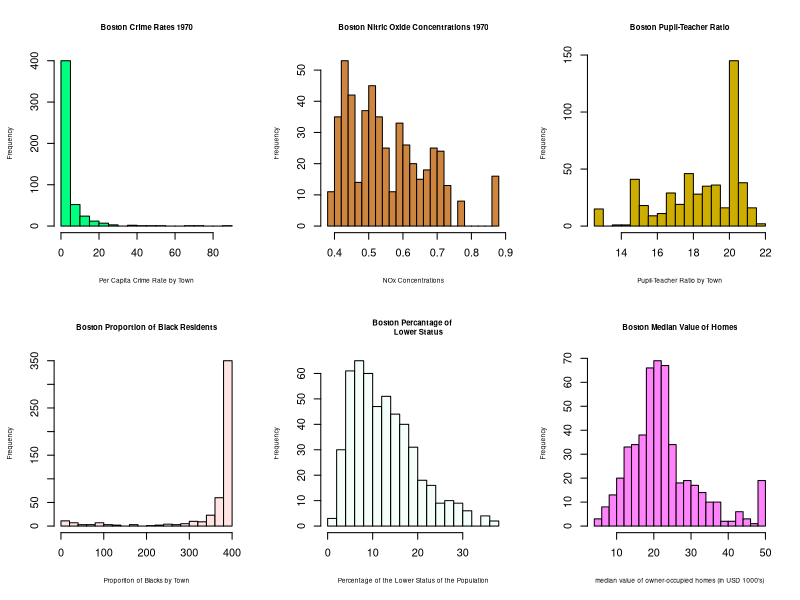
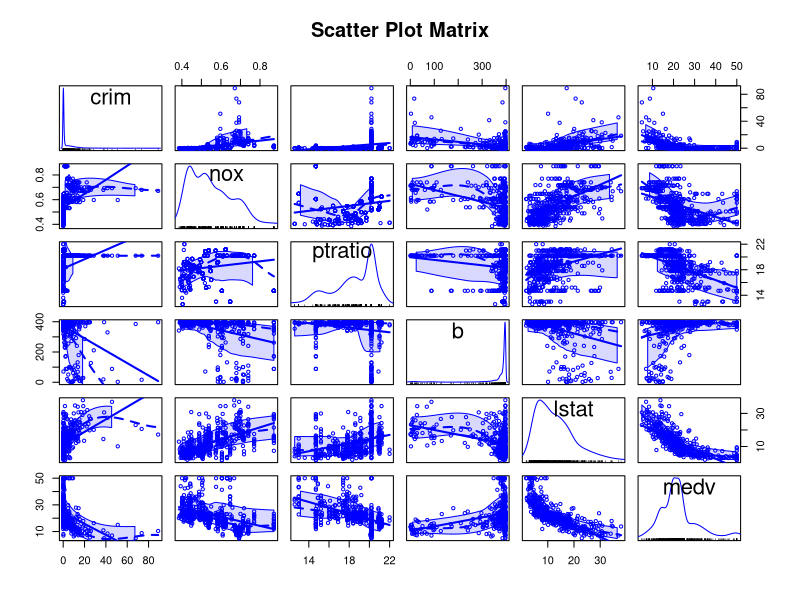
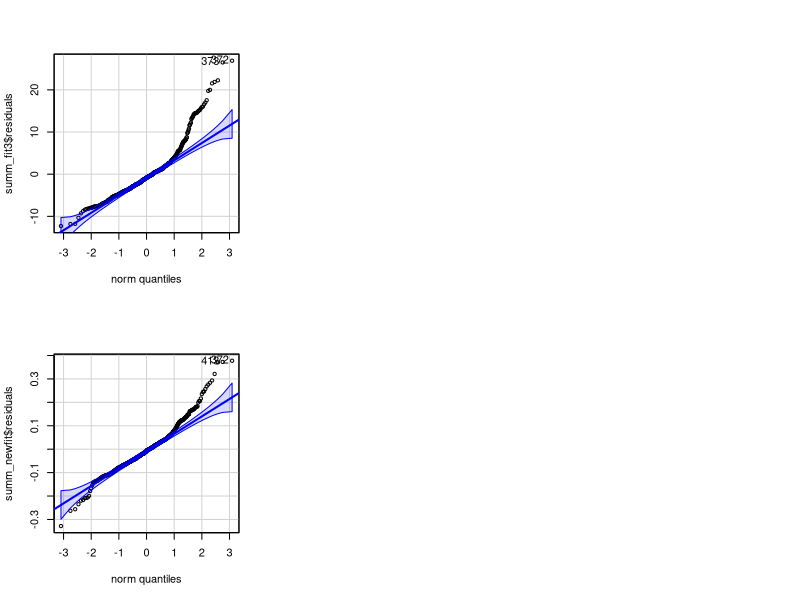
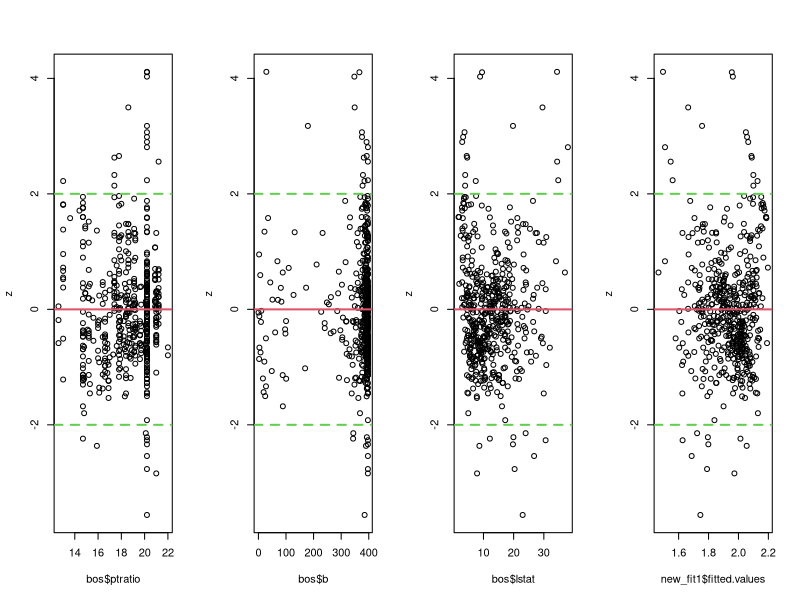
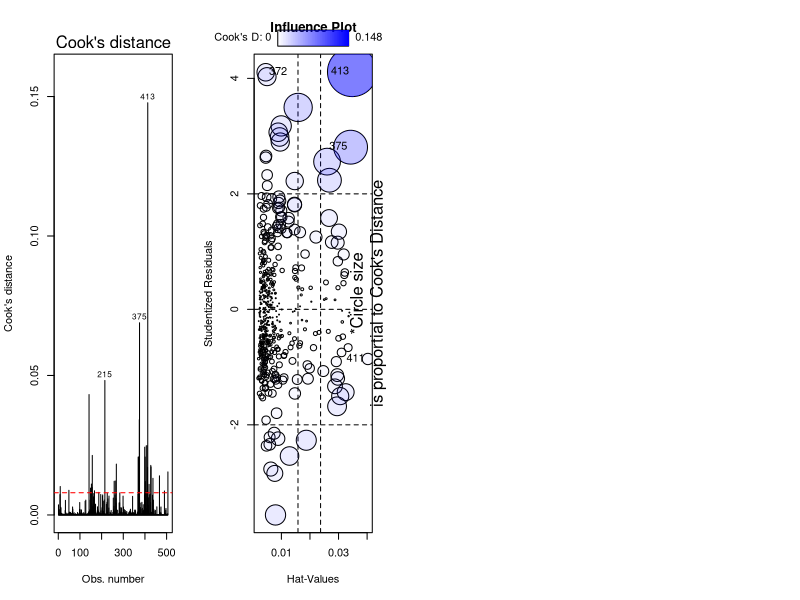
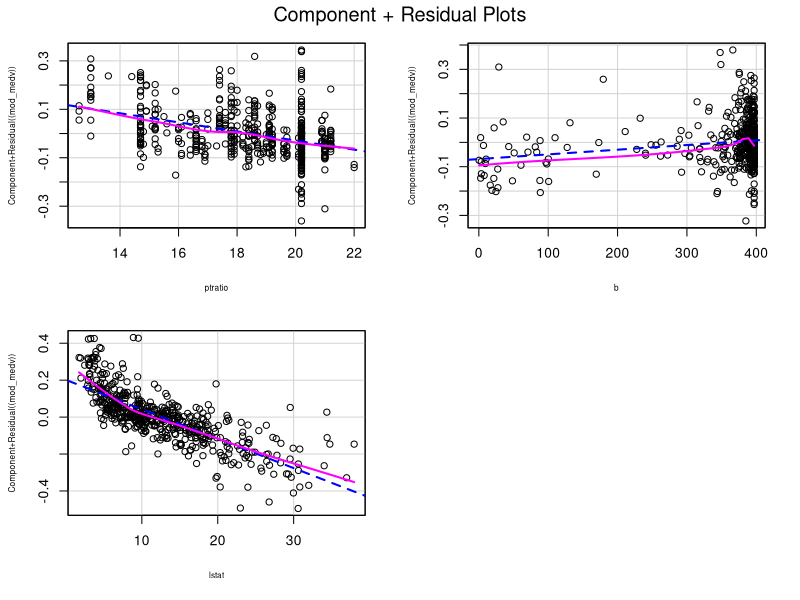
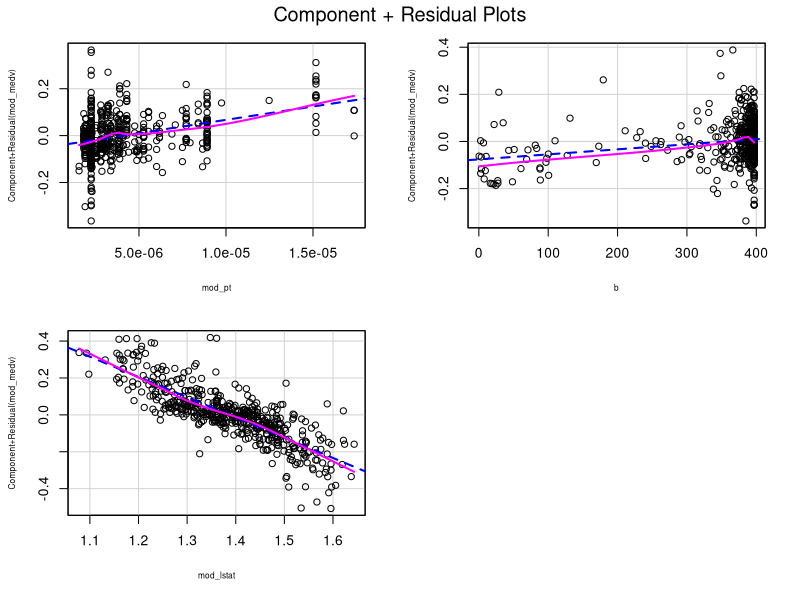
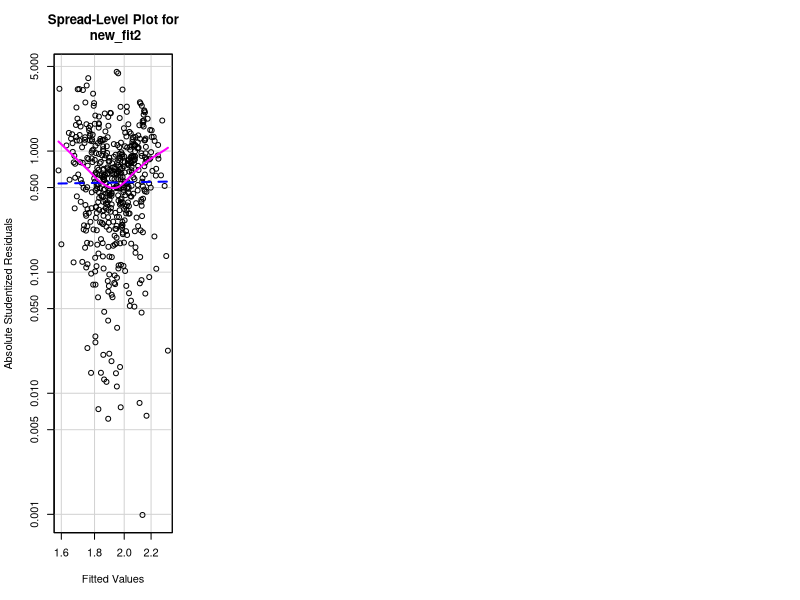

Here is the R script that generated these plots, in order:
## ---- chunk 1
knitr::opts_chunk$set(echo = TRUE)
knitr::opts_chunk$set(comment = NA)
## ---- chunk 2
#Downloading data and checking the structure
library(mlbench)
library(car)
data(BostonHousing)
head(BostonHousing)
str(BostonHousing)
#For this analysis, I only want to look at crim, nox, ptratio, b, and lstat
bos <- as.data.frame(BostonHousing[, c('crim', 'nox', 'ptratio', 'b', 'lstat', 
                                       'medv')])
str(bos)

#Getting a five number summary for each variable in the dataset
summary(bos)

#Looking at the frequency distributions of each variable 
par(mfrow = c(2, 3))
hist(bos$crim, col = "springgreen", main = "Boston Crime Rates 1970", xlab = 
       "Per Capita Crime Rate by Town", cex.main = 0.7, cex.lab = 0.6, breaks = 
       20)
hist(bos$nox, col = "peru", main = "Boston Nitric Oxide Concentrations 1970", 
     xlab = "NOx Concentrations", cex.main = 0.7, cex.lab = 0.6, breaks = 20)
hist(bos$ptratio, col = "gold3", main = "Boston Pupil-Teacher Ratio", xlab = 
       "Pupil-Teacher Ratio by Town", cex.main = 0.7, cex.lab = 0.6, breaks =
       20)
hist(bos$b, col = "mistyrose", main = "Boston Proportion of Black Residents", 
     xlab = "Proporiton of Blacks by Town", cex.main = 0.7, cex.lab = 0.6, 
     breaks = 20)
hist(bos$lstat, col = "mintcream", main = "Boston Percantage of 
     Lower Status", xlab = "Percentage of the Lower Status of the Population", 
     cex.main = 0.7, cex.lab = 0.6, breaks = 20)
hist(bos$medv, col = "orchid1", main = "Boston Median Value of Homes",
     xlab = "median value of owner-occupied homes (in USD 1000's)", 
     cex.main = 0.7, cex.lab = 0.6, breaks = 20)


## ---- chunk 3
#Examine the relationships two at a time (bivariate correlations)
cor(bos)
library(car)
scatterplotMatrix(bos, main = "Scatter Plot Matrix")
## ---- chunk 4
#Now, I will fit a multiple linear regression model with all five predictors
bos_fit <- lm(medv ~ crim + nox + ptratio + b + lstat, data = bos)
(summ_fit1 <- summary(bos_fit))
## ---- chunk 5
#Exploring R squared values
summ_fit1$r.squared
summ_fit1$adj.r.squared
## ---- chunk 6
#Analyzing coefficients 
summ_fit1$coefficients
## ---- chunk 7
#Obtaining confidence intervals for each coefficient 
confint(bos_fit)
## ---- chunk 8
#Creating new model with three predictors
bos_fit3 <- lm(medv ~ ptratio + b + lstat, data = bos)
#Using anova()
anova(bos_fit3, bos_fit)
#Using Akaike Information Criterion (AIC)
AIC(bos_fit, bos_fit3)

#Creating new model with two predictors (now excluding b)
bos_fit2 <- lm(medv ~ ptratio, lstat, data = bos)
#Using anova()
anova(bos_fit2, bos_fit3)
#Using AIC
AIC(bos_fit3, bos_fit2)

#Verifying with adjusted r-squared 
(summ_fit3 <- summary(bos_fit3))
## ---- chunk 9
#Normality of residuals (Shapiro-Wilk and qqPlot)
shapiro.test(summ_fit3$residuals)
qqPlot(summ_fit3$residuals)
## ---- chunk 10
summary(powerTransform(bos$medv))
## ---- chunk 11
bos$mod_medv <- (bos$medv ^ .2166)
new_fit1 <- lm((mod_medv) ~ ptratio + b + lstat, data = bos)
summ_newfit <-  summary(new_fit1)
shapiro.test(summ_newfit$residuals)
qqPlot(summ_newfit$residuals)
## ---- chunk 12
#Equal variances assumption
z <- rstudent(new_fit1)
par(mfrow = c(1,4))
plot(bos$ptratio, z)
abline(h=0,col=2,lwd=2)
abline(h=2, col=3,lwd=2, lty=2)
abline(h=-2,col=3,lwd=2, lty=2)
plot(bos$b, z)
abline(h=0,col=2,lwd=2)
abline(h=2, col=3,lwd=2, lty=2)
abline(h=-2,col=3,lwd=2, lty=2)
plot(bos$lstat, z)
abline(h=0,col=2,lwd=2)
abline(h=2, col=3,lwd=2, lty=2)
abline(h=-2,col=3,lwd=2, lty=2)
plot(new_fit1$fitted.values, z)
abline(h=0,col=2,lwd=2)
abline(h=2, col=3,lwd=2, lty=2)
abline(h=-2,col=3,lwd=2, lty=2)
## ---- chunk 13
#Running a test for outliers
outlierTest(new_fit1)
## ---- chunk 14
#Observing influential points
cutoff <- 4/(nrow(bos)-length(new_fit1$coefficients))
plot(new_fit1, which=4, cook.levels=cutoff)
abline(h=cutoff, lty=2, col="red")

influencePlot(new_fit1, main="Influence Plot")
mtext("*Circle size
is proportial to Cook's Distance", side =4)
## ---- chunk 15
#Checking linearity assumption
crPlots(new_fit1, cex.lab =0.6)
boxTidwell(mod_medv ~ ptratio + b + lstat, data = bos)
## ---- chunk 16
#Transforming predictor variables
bos$mod_pt <- (bos$ptratio ^ -4.32613)
bos$mod_lstat <- (bos$lstat ^ .13661)
new_fit2 <- lm(mod_medv ~ mod_pt + b + mod_lstat, data = bos)
(summ_newfit2 <- summary(new_fit2))
crPlots(new_fit2, cex.lab = 0.6)
## ---- chunk 17
#Checking homoscedasticity
ncvTest(new_fit2)
spreadLevelPlot(new_fit2)
## ---- chunk 18
#Checking for multicollinearity
library(car)
vif(new_fit2)
## ---- chunk 19
#Obtaining adjusted R-squared for model with no interaction
(summ_newfit2$adj.r.squared)

#Adding interaction between ptratio and b
int1 <- lm(mod_medv~ mod_pt + b + mod_lstat + mod_pt:b, data = bos)
summ_int1 <- summary(int1)
(summ_int1$adj.r.squared)

#Adding interaction between ptratio and lstat
int2 <- lm(mod_medv~ mod_pt + b + mod_lstat + mod_pt:mod_lstat, data = bos)
summ_int2 <- summary(int2)
(summ_int2$adj.r.squared)

#Adding interaction between b and lstat
int3 <- lm(mod_medv~ mod_pt + b + mod_lstat + b:mod_lstat, data = bos)
summ_int3 <- summary(int3)
(summ_int3$adj.r.squared)
## ---- chunk 20
#Dividing data into a training sample (70%) and a validation sample (30%)
set.seed(1234)
train <- sample(nrow(bos), 0.7*nrow(bos))
bos.train <- bos[train,]
bos.validate <- bos[-train,]

#Using the training set data to fit a multiple linear regression model 
fit_train <- lm(mod_medv ~ mod_pt + b + mod_lstat, data = bos.train)
summary(fit_train)

#predicting the target variable
predictions <- predict(fit_train, bos.validate)


# computing model performance metrics 
library('caret')
data.frame(R2 = R2(predictions, bos.validate$mod_medv), 
           RMSE = RMSE(predictions, bos.validate$mod_medv), 
           MAE = MAE(predictions, bos.validate$mod_medv))
